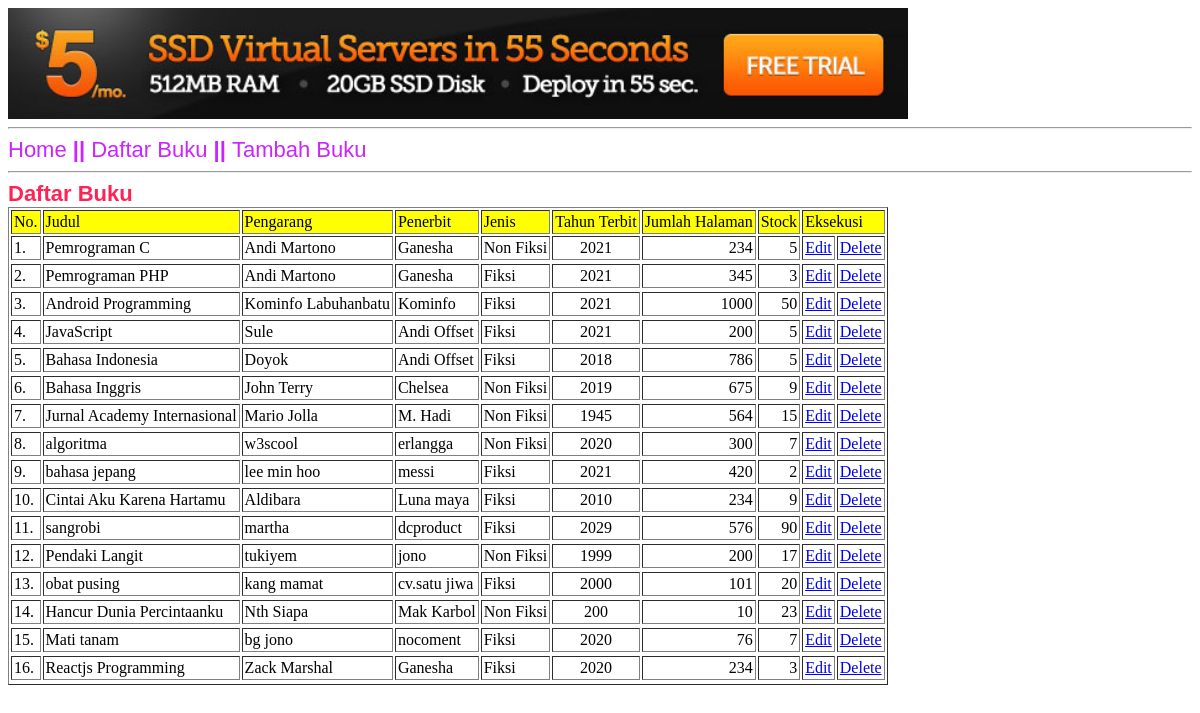
/jwd-karimun/daftar_buku.php, run on the app's committed database.
### tables this page shows
CREATE TABLE `buku` (
  `id` int(11) NOT NULL AUTO_INCREMENT,
  `judul` varchar(200) NOT NULL,
  `pengarang` varchar(100) NOT NULL,
  `penerbit` varchar(75) NOT NULL,
  `fiksi` tinyint(1) NOT NULL COMMENT '0 fiksi, 1 non fiksi',
  `tahun_terbit` varchar(4) NOT NULL,
  `halaman` int(11) NOT NULL,
  `stock` int(11) NOT NULL,
  PRIMARY KEY (`id`)
);

### jwd-karimun/daftar_buku.php (the view, shortened to what this page needs)
<html>
<head>
    <link rel="stylesheet" href="css/gaya.css">
</head>
<body>
    <?php
    include 'menu.php'
    ?>
    <div class="judul">
        Daftar Buku
    </div>
    <table border=1 cellpadding="2px">
        <tr bgcolor="yellow">
            <td>No. </td>
            <td>Judul </td>
            <td>Pengarang </td>
            <td>Penerbit </td>
            <td>Jenis </td>
            <td>Tahun Terbit</td>
            <td>Jumlah Halaman </td>
            <td>Stock </td>
            <td colspan=2>Eksekusi</td>
            <?php
            $connect = mysqli_connect("localhost", "root", "", "perpustakaan");
            $tampil = "select * from buku";
            $hasil = mysqli_query($connect, $tampil);
            $no = 0;
            while ($data = mysqli_fetch_array($hasil)) {
                if ($data['fiksi'] == 0)
                    $jenis = "Fiksi";
                else
                    $jenis = "Non Fiksi";
                $no++;
                echo "<tr>
                        <td>$no.</td>
                        <td>$data[judul]</td>
                        <td>$data[pengarang]</td>
                        <td>$data[penerbit]</td>
                        <td>$jenis</td>
                        <td align='center'>$data[tahun_terbit]</td>
                        <td align='right'>$data[halaman]</td>
                        <td align='right'>$data[stock]</td>
                        <td>
						    <a href=\"javascript:void(0)\"
							    onClick=\"window.open('edit.php?id=$data[id]','','scrollbars=yes, menubar=no, resizable=yes, location=no, width=650, height=380, left=30, top=5 screenX=50, screenY=100')\">
							    Edit
						    </a>
                        </td>
                        <td>
						<a href=\"aksi.php?a=delete&id=$data[id]\" onClick=\"return confirm ('Apakah Anda benar-benar akan menghapus data buku : \\n \\n $data[judul] \\n ') \">
							Delete
						</a>
					</td>
                    <tr>";
            }
            echo "</table>";
            ?>
</body>
</html>

### jwd-karimun/menu.php
<img src="images/gambar.jpeg" width="900px">
<hr>
<div class="menu">
    <a href="index.php" > Home </a> ||
    <a href="daftar_buku.php">Daftar Buku</a> ||
    <a href="tambah_buku.php">Tambah Buku</a>
</div>
<hr>

### jwd-karimun/css/gaya.css (style rules this page uses)
.menu { font: bold 22px arial; text-decoration:none; color:#cc23ff; }
.menu a { font: normal 22px arial; text-decoration:none; color:#cc23ff; }
.judul { font: bold 22px arial; color:#ff2355; }

### data on the page
buku: judul "Pemrograman C", pengarang "Andi Martono", penerbit "Ganesha", fiksi "Non Fiksi", tahun_terbit "2021", halaman "234", stock "5"
buku: judul "Pemrograman PHP", pengarang "Andi Martono", penerbit "Ganesha", fiksi "Fiksi", tahun_terbit "2021", halaman "345", stock "3"
buku: judul "Android Programming", pengarang "Kominfo Labuhanbatu", penerbit "Kominfo", fiksi "Fiksi", tahun_terbit "2021", halaman "1000", stock "50"
buku: judul "JavaScript", pengarang "Sule", penerbit "Andi Offset", fiksi "Fiksi", tahun_terbit "2021", halaman "200", stock "5"
buku: judul "Bahasa Indonesia", pengarang "Doyok", penerbit "Andi Offset", fiksi "Fiksi", tahun_terbit "2018", halaman "786", stock "5"
buku: judul "Bahasa Inggris", pengarang "John Terry", penerbit "Chelsea", fiksi "Non Fiksi", tahun_terbit "2019", halaman "675", stock "9"
buku: judul "Jurnal Academy Internasional", pengarang "Mario Jolla", penerbit "M. Hadi", fiksi "Non Fiksi", tahun_terbit "1945", halaman "564", stock "15"
buku: judul "algoritma", pengarang "w3scool", penerbit "erlangga", fiksi "Non Fiksi", tahun_terbit "2020", halaman "300", stock "7"
buku: judul "bahasa jepang", pengarang "lee min hoo", penerbit "messi", fiksi "Fiksi", tahun_terbit "2021", halaman "420", stock "2"
buku: judul "Cintai Aku Karena Hartamu", pengarang "Aldibara", penerbit "Luna maya", fiksi "Fiksi", tahun_terbit "2010", halaman "234", stock "9"
buku: judul "sangrobi", pengarang "martha", penerbit "dcproduct", fiksi "Fiksi", tahun_terbit "2029", halaman "576", stock "90"
buku: judul "Pendaki Langit", pengarang "tukiyem", penerbit "jono", fiksi "Non Fiksi", tahun_terbit "1999", halaman "200", stock "17"
buku: judul "obat pusing", pengarang "kang mamat", penerbit "cv.satu jiwa", fiksi "Fiksi", tahun_terbit "2000", halaman "101", stock "20"
buku: judul "Hancur Dunia Percintaanku", pengarang "Nth Siapa", penerbit "Mak Karbol", fiksi "Non Fiksi", tahun_terbit "200", halaman "10", stock "23"
buku: judul "Mati tanam", pengarang "bg jono", penerbit "nocoment", fiksi "Fiksi", tahun_terbit "2020", halaman "76", stock "7"
buku: judul "Reactjs Programming", pengarang "Zack Marshal", penerbit "Ganesha", fiksi "Fiksi", tahun_terbit "2020", halaman "234", stock "3"
